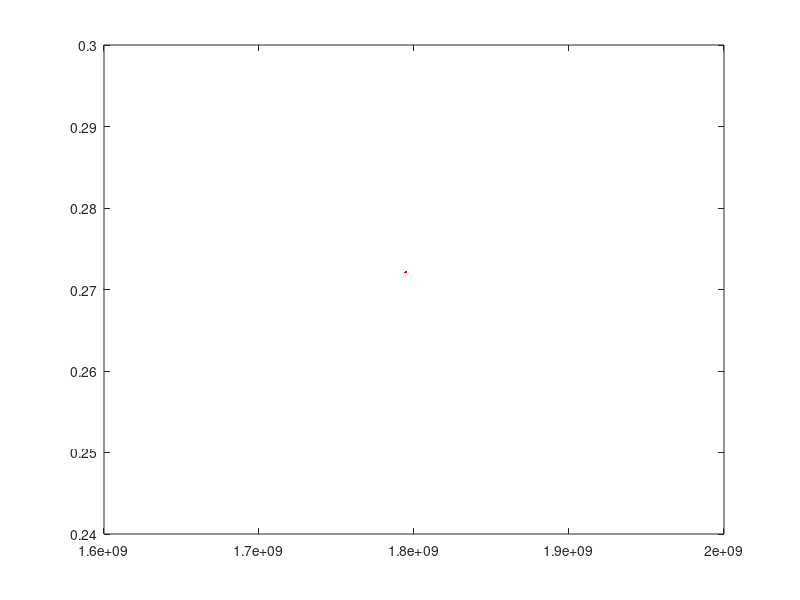

This figure's MATLAB source: (Note: this script raises an error after producing the figure.)
global Ts tstop

xref = sin(0.3*2*pi*time);

set(gcf, 'DefaultLineLineWidth',1.5)
set(gca, 'FontSize',24,'FontWeight','bold')
plot(time, xref, 'r');
hold on
plot(time, x1, 'b');
xlabel('Time');
ylabel('Value');
title('Reference input and State x1');
legend('Reference', 'State x1');
grid on

figure;
set(gcf, 'DefaultLineLineWidth',1.5)
set(gca, 'FontSize',24,'FontWeight','bold')
plot(0:Ts:tstop, control, 'b');
xlabel('Time');
ylabel('Value');
title('Control Input');
grid on

figure;
set(gcf, 'DefaultLineLineWidth',1.5)
set(gca, 'FontSize',24,'FontWeight','bold')
plot(time, (xref - x1), 'r');
xlabel('Time');
ylabel('Value');
title('Tracking Error for x1');
grid on

figure;
set(gcf, 'DefaultLineLineWidth',1.5)
set(gca, 'FontSize',24,'FontWeight','bold')
plot(time, obs_err, 'r');
xlabel('Time');
ylabel('Value');
title('State Estimation Error');
grid on

% figure;
% D = (a1 - a1_n)*x1 + (a2 - a2_n)*x2 + (b - b_n)*control + Dis;
% stem(time, D, 'r', 'filled');
% xlabel('Time');
% ylabel('Values');
% title('Lumped Disturbance');
% grid on